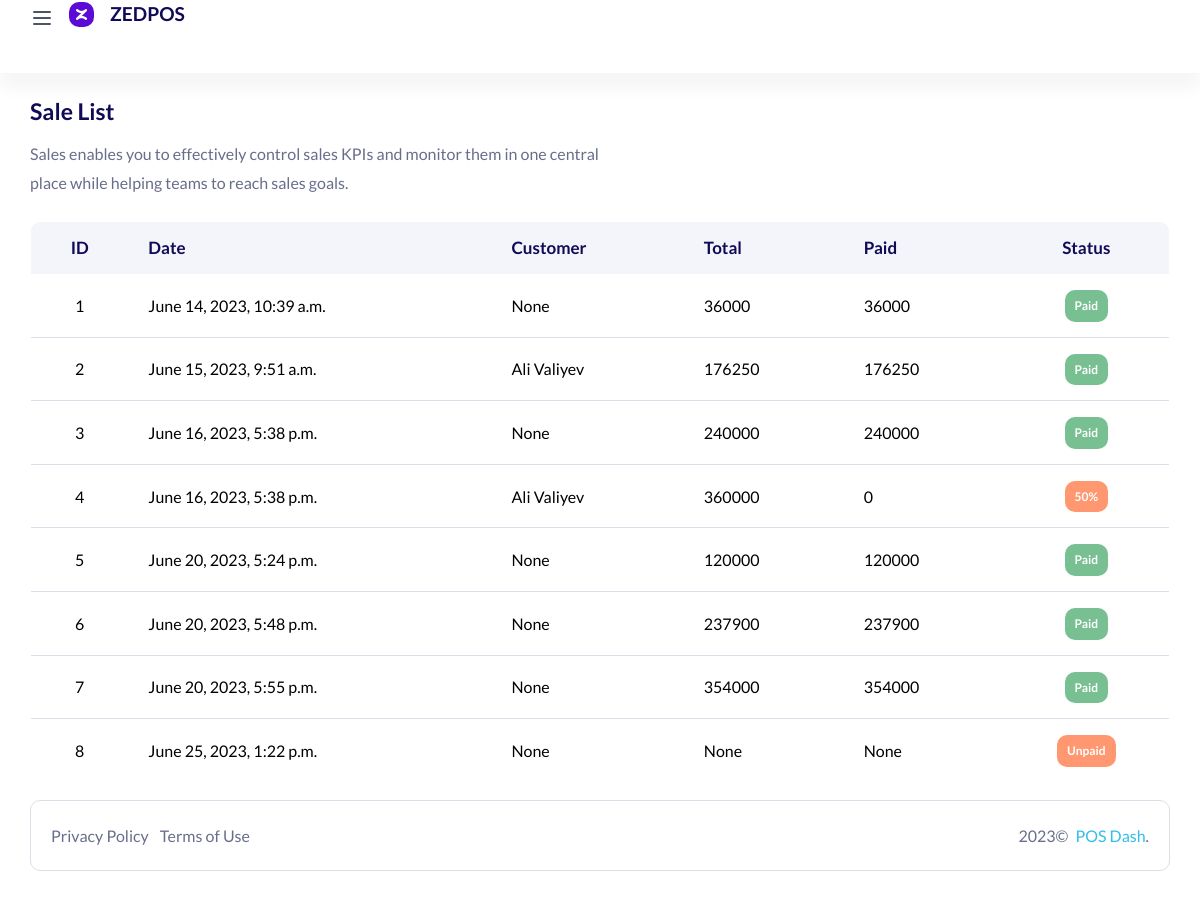
The app's page /sale/list/ with its own data.
### sell/models.py (models this page shows, shortened)
class Sell(models.Model):
    client = models.ForeignKey(Client, on_delete=models.SET_NULL, null=True, blank=True)
    time = models.DateTimeField()
    description = models.TextField(null=True, blank=True)
    discount = models.IntegerField(null=True, default=0)
    checkout = models.BooleanField(null=True, blank=True)
    total_price = models.IntegerField(null=True, blank=True)
    paid = models.IntegerField(null=True, blank=True)

### clients/models.py (models this page shows)
class Client(models.Model):
    first_name = models.CharField(("First name"), max_length=50)
    last_name = models.CharField(("Last name"), max_length=50)
    p_num = models.CharField(("Phone number"), max_length=20)
    debt = models.IntegerField(("Debt"), null=True, blank=True, default=0)
    def __str__(self):
        return f'{self.first_name} {self.last_name}'

### sell/views.py (the view)
# urls.py: path('list/', sale_list),
def sale_list(request):
    for sell in Sell.objects.all().order_by('id'):
        SellItem.objects.filter(sell_id_id=sell.id)
    data = {
        "sales": Sell.objects.all().order_by('id'),
    }
    return render(request, "sale/page-list-sale.html", data)

### templates/sale/page-list-sale.html (shortened to what this page needs)
<!doctype html>
{% load static %}
<html lang="en">
  <head>
      <link rel="stylesheet" href="{% static 'assets/css/backend-plugin.min.css' %}">
      <link rel="stylesheet" href="{% static 'assets/css/backend.css' %}">
      <link rel="stylesheet" href="{% static 'assets/css/css.css' %}">
      <link rel="stylesheet" href="{% static 'assets/vendor/@fortawesome/fontawesome-free/css/all.min.css' %}">
      <link rel="stylesheet" href="{% static 'assets/vendor/line-awesome/dist/line-awesome/css/line-awesome.min.css' %}">
      <link rel="stylesheet" href="{% static 'assets/vendor/remixicon/fonts/remixicon.css' %}">  </head>
  <body class="  ">
    <div class="wrapper">
        <div class="iq-top-navbar">
          <div class="iq-navbar-custom">
              <nav class="navbar navbar-expand-lg navbar-light p-0">
                  <div class="iq-navbar-logo d-flex align-items-center justify-content-between">
                      <i class=" wrapper-menu"><?xml version="1.0" ?><svg fill="none" height="24" viewBox="0 0 24 24" width="24" xmlns="http://www.w3.org/2000/svg"><path d="M4 6H20M4 12H20M4 18H20" stroke="#4A5568" stroke-linecap="round" stroke-linejoin="round" stroke-width="2"/></svg></i>
                      <a href="#" class="header-logo">
                          <img src="{% static 'zed.png' %}" class="img-fluid rounded-normal" alt="logo">
                          <h5 class="logo-title ml-3">ZEDPOS</h5>
                      </a>
                  </div>
              </nav>
          </div>
      </div>
        <div class="content-page">
     <div class="container-fluid">
        <div class="row">
            <div class="col-lg-12">
                <div class="d-flex flex-wrap align-items-center justify-content-between mb-4">
                    <div>
                        <h4 class="mb-3">Sale List</h4>
                        <p class="mb-0">Sales enables you to effectively control sales KPIs and monitor them in one central<br>
                         place while helping teams to reach sales goals. </p>
                    </div>
                </div>
            </div>
            <div class="col-lg-12">
                <div class="table-responsive rounded mb-3">
                <table class="data-table table mb-0 tbl-server-info">
                    <thead class="bg-white text-uppercase">
                        <tr class="ligth ligth-data">
                            <th>ID</th>
                            <th>Date</th>
                            <th>Customer</th>
                            <th>Total</th>
                            <th>Paid</th>
                            <th>Status</th>
                        </tr>
                    </thead>
                        <tbody class="ligth-body">
                        {% for s in sales %}
                            <tr>
                                <td><a href="/sale/{{ s.id }}/items/" style="color: black;">{{ s.id }}</a></td>
                                <td><a href="/sale/{{ s.id }}/items/" style="color: black;">{{ s.time }}</a></td>
                                <td><a href="/sale/{{ s.id }}/items/" style="color: black;">{{ s.client }}</a></td>
                                <td><a href="/sale/{{ s.id }}/items/" style="color: black;">{{ s.total_price }}</a></td>
                                <td><a href="/sale/{{ s.id }}/items/" style="color: black;">{{ s.paid }}</a></td>
                                {% if s.checkout == True and s.total_price == s.paid %}
                                <td><div class="badge badge-success">Paid</div></td>
                                {% elif s.total_price != s.paid and s.checkout == True %}
                                <td><div class="badge badge-warning">50%</div></td>
                                {% else %}
                                <td><div class="badge badge-warning">Unpaid</div></td>
                                {% endif %}
                            </tr>
                        {% endfor %}
                    </tbody>
                </table>
                </div>
            </div>
        </div>
    </div>
      </div>
    </div>
    <footer class="iq-footer">
            <div class="container-fluid">
            <div class="card">
                <div class="card-body">
                    <div class="row">
                        <div class="col-lg-6">
                            <ul class="list-inline mb-0">
                                <li class="list-inline-item"><a href="privacy-policy.html">Privacy Policy</a></li>
                                <li class="list-inline-item"><a href="terms-of-service.html">Terms of Use</a></li>
                            </ul>
                        </div>
                        <div class="col-lg-6 text-right">
                            <span class="mr-1"><script>document.write(new Date().getFullYear())</script>©</span> <a href="#" class="">POS Dash</a>.
                        </div>
                    </div>
                </div>
            </div>
        </div>
    </footer>
  </body>
</html>

### records on screen
Sell: id "1", time "June 14, 2023, 10:39 a.m.", client "None", total_price "36000", paid "36000", checkout "Paid"
Sell: id "2", time "June 15, 2023, 9:51 a.m.", client "Ali Valiyev", total_price "176250", paid "176250", checkout "Paid"
Sell: id "3", time "June 16, 2023, 5:38 p.m.", client "None", total_price "240000", paid "240000", checkout "Paid"
Sell: id "4", time "June 16, 2023, 5:38 p.m.", client "Ali Valiyev", total_price "360000", paid "0", checkout "50%"
Sell: id "5", time "June 20, 2023, 5:24 p.m.", client "None", total_price "120000", paid "120000", checkout "Paid"
Sell: id "6", time "June 20, 2023, 5:48 p.m.", client "None", total_price "237900", paid "237900", checkout "Paid"
Sell: id "7", time "June 20, 2023, 5:55 p.m.", client "None", total_price "354000", paid "354000", checkout "Paid"
Sell: id "8", time "June 25, 2023, 1:22 p.m.", client "None", total_price "None", paid "None", shows "Unpaid"
